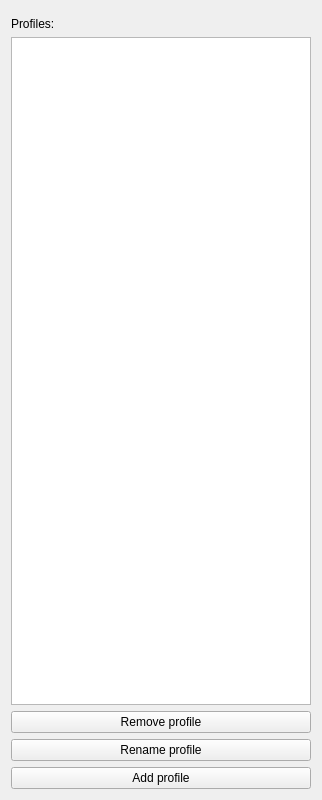
<?xml version="1.0" encoding="UTF-8"?>
<ui version="4.0">
 <class>profile_settings_window</class>
 <widget class="QWidget" name="profile_settings_window">
  <property name="geometry">
   <rect>
    <x>0</x>
    <y>0</y>
    <width>322</width>
    <height>800</height>
   </rect>
  </property>
  <property name="windowTitle">
   <string>OneDriveGUI - Profiles</string>
  </property>
  <layout class="QVBoxLayout" name="verticalLayout_2">
   <item>
    <layout class="QHBoxLayout" name="horizontalLayout">
     <item>
      <layout class="QVBoxLayout" name="verticalLayout">
       <property name="topMargin">
        <number>6</number>
       </property>
       <item>
        <widget class="QLabel" name="label_profiles">
         <property name="text">
          <string>Profiles:</string>
         </property>
        </widget>
       </item>
       <item>
        <widget class="QListWidget" name="listWidget_profiles">
         <property name="minimumSize">
          <size>
           <width>300</width>
           <height>0</height>
          </size>
         </property>
         <property name="maximumSize">
          <size>
           <width>250</width>
           <height>16777215</height>
          </size>
         </property>
        </widget>
       </item>
       <item>
        <widget class="QPushButton" name="pushButton_remove">
         <property name="toolTip">
          <string>&lt;html&gt;&lt;head/&gt;&lt;body&gt;&lt;p&gt;Removes selected profile from OneDriveGUI only.&lt;/p&gt;&lt;p&gt;The OneDrive client config files and synced files will remain untouched and can be re-imported again.&lt;/p&gt;&lt;/body&gt;&lt;/html&gt;</string>
         </property>
         <property name="text">
          <string>Remove profile</string>
         </property>
        </widget>
       </item>
       <item>
        <widget class="QPushButton" name="pushButton_rename">
         <property name="text">
          <string>Rename profile</string>
         </property>
        </widget>
       </item>
       <item>
        <widget class="QPushButton" name="pushButton_create_import">
         <property name="toolTip">
          <string>Opens wizard which allows creation of new profiles or import of existing ones.</string>
         </property>
         <property name="text">
          <string>Add profile</string>
         </property>
        </widget>
       </item>
      </layout>
     </item>
    </layout>
   </item>
  </layout>
 </widget>
 <resources/>
 <connections/>
</ui>
